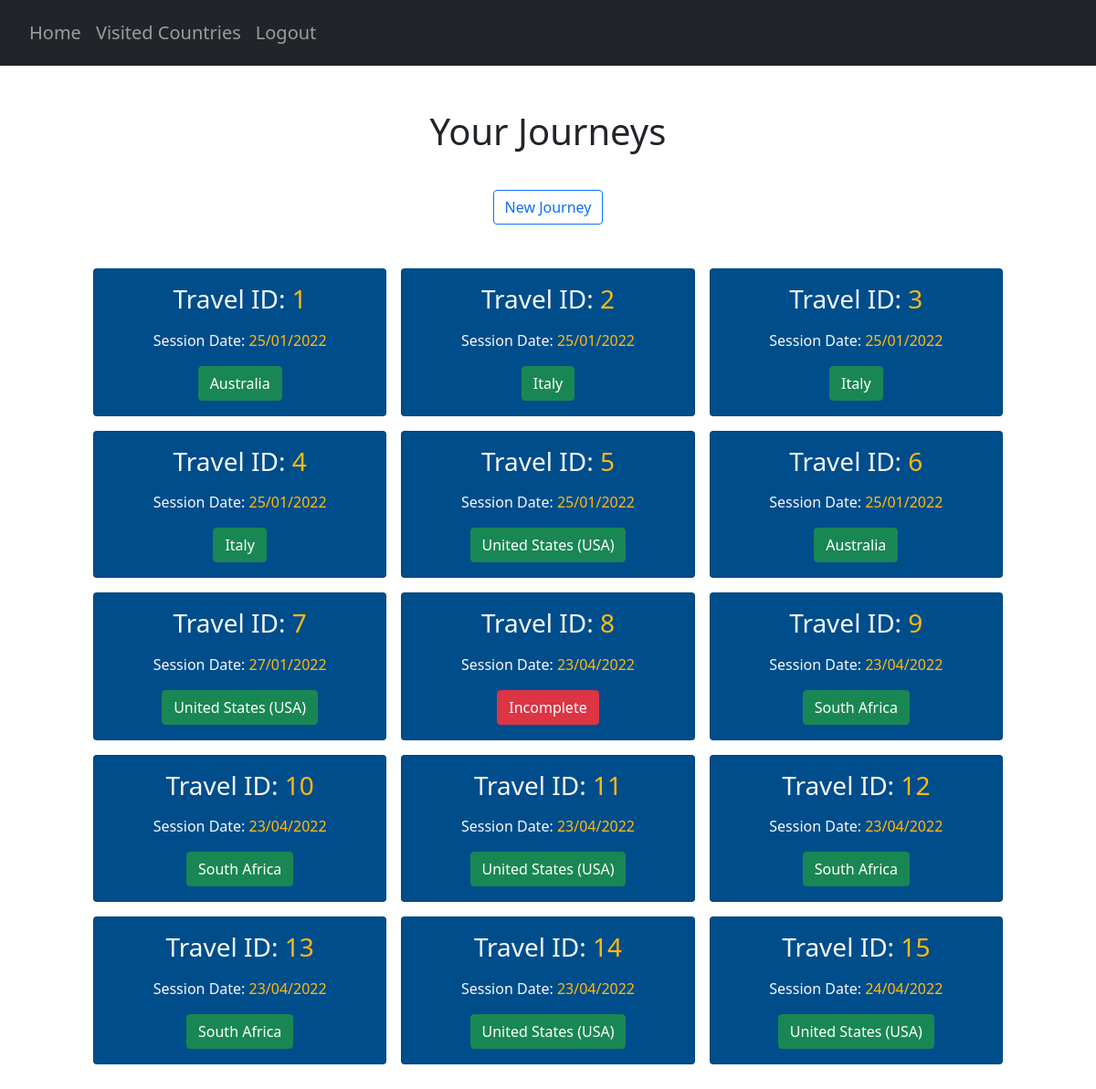
/journeys (signed in), run on the app's committed database.
### website/models.py (models this page shows)
class Country(db.Model):
    country_code = db.Column(db.String(3), primary_key=True)
    country_name = db.Column(db.String(150), unique=True)

### website/views.py (the view)
@views.route("/journeys", methods=["GET"])
@login_required
def journey():
    countries = Country.query.all()
    AllCountries = {}
    for country in countries:
        AllCountries[country.country_code] = country.country_name
    x = select(UserTravelScore)\
            .where(UserTravelScore.user_id == current_user.id)
    result = db.session.connection().execute(x)
    result = result.fetchall()
    travel_sessions = []
    for travel in result:
        num_country_scores = 0
        travelID = travel[1]
        dateAdded = travel[2]
        dateString = dateAdded.strftime("%d/%m/%Y")
        countries_X = select(UserCountryScore)\
            .where(UserCountryScore.user_id == current_user.id, UserCountryScore.travel_id == travelID)
        result_countries = db.session.connection().execute(countries_X)
        result_travels = result_countries.fetchall()
        if result_travels == []:
            travel_sessions.append((travelID, dateString, {'Status': 'Incomplete'}))
        else:
            for country_score in result_travels:
                num_country_scores += 1
            if num_country_scores == 197:
                country_scores_x = select(UserCountryScore)\
                    .where(UserCountryScore.user_id == current_user.id, UserCountryScore.travel_id == travelID)\
                    .order_by(UserCountryScore.total_score.desc())
                result_best_countries = db.session.connection().execute(country_scores_x)
                result_all_countries = result_best_countries.fetchall()
                result_top_country = result_all_countries[0][2]
                country_codes_to_filter = []
                for result in result_all_countries:
                    country_codes_to_filter.append(result[2])
                filtered_country_codes = filterPrevCountries(country_codes_to_filter, travelID)
                top_filtered_country_code = filtered_country_codes[0]
                top_country_name = AllCountries[top_filtered_country_code]
                travel_sessions.append((travelID, dateString, {'Top Country': top_country_name}))
            else:
                print("Incomplete - possible server error")
                travel_sessions.append((travelID, dateString, {'Status': 'Incomplete'}))
    return render_template("journeys.html", user=current_user, journeys=travel_sessions)

### website/__init__.py (called while the page is built)
def create_app():
    app = Flask(__name__)
    app.config['SECRET_KEY'] = 'pog'
    app.config['SQLALCHEMY_DATABASE_URI'] = f'sqlite:///{DB_NAME}'
    db.init_app(app)
    from .views import views
    from .auth import auth
    app.register_blueprint(views, url_prefix='/')
    app.register_blueprint(auth, url_prefix='/')
    from .models import User, Country, UserCountry, Safety, Cost, CulturalValue, CovidRestrictions
    create_database(app)
    login_manager = LoginManager()
    login_manager.login_view = 'auth.login'
    login_manager.init_app(app)
    @login_manager.user_loader
    def load_user(id):
        return User.query.get(int(id))
    return app

### website/questionHandler.py (called while the page is built)
def doesUserWantThisCountry(countryCode):
    countries = UserCountry.query.all()
    users_countries = []
    for country in countries:
        if country.user_id == current_user.id:
            users_countries.append(country.country_code)
    for country in users_countries:
        if countryCode in users_countries:
            return True
        else:
            return False

def filterPrevCountries(codes, travelID):
    try:
        current_travel = UserTravelScore.query.get((current_user.id, travelID))
    except (sqlite3.IntegrityError, sqlalchemy.exc.IntegrityError) as e:
        print(e)
    prev_countries = getattr(current_travel, "prev_countries")
    if prev_countries == True:
        return codes
    else:
        suggestionsStream = filter(lambda x:not(doesUserWantThisCountry(x)), codes)
        suggestionsStream = list(suggestionsStream)
        return suggestionsStream

### website/templates/journeys.html (shortened to what this page needs)
{% extends "base.html" %} {% block title %}Journeys{% endblock %}
{% block content %}
<div class="container pt-5">
      <h1 align="center">Your Journeys</h1>
</div>
<div class="container pt-3" align="center">
    <button type="submit" class="btn btn-outline-primary mt-3 newJourney">New Journey</button>
</div>
<section class="p-5">
    <div class="container">
        <div class="row text-center g-3">
            {% for travel in journeys %}
            {% for journeyS, journeyT in travel[2].items() %}
            <div class="col-4">
                <div class="card cardTravel text-light">
                    <div class="card-body text-center">
                        <h3 class="card-title mb-3">
                            Travel ID: <span style="color:#ffbb11">{{ travel[0] }}</span>
                        </h3>
                        <p class="card-text">
                            Session Date: <span style="color:#ffbb11">{{ travel[1] }}</span>
                        </p>
                        {% if journeyT == "Incomplete" %}
                        <button class="btn btn-danger travel" id="{{ travel[0] }}">Incomplete</button>
                        {% else %}
                        <button class="btn btn-success travel" id="{{ travel[0] }}">{{ journeyT }}</button>
                        {% endif %}
                    </div>
                </div>
            </div>
            {% endfor %}
            {% endfor %}
        </div>
    </div>
</section>
{% endblock %}

### website/static/extra.css (style rules this page uses)
.cardTravel { background-color: #004d8c; }

### data on the page
Country: travel "1", travel "25/01/2022", country_name "Australia", travel "6"
Country: travel "2", travel "25/01/2022", country_name "Italy", travel "3", travel "4"
Country: travel "5", travel "25/01/2022", country_name "United States (USA)", travel "7", travel "27/01/2022", travel "11", travel "23/04/2022", travel "14", travel "15", travel "24/04/2022"
Country: travel "9", travel "23/04/2022", country_name "South Africa", travel "10", travel "12", travel "13"

### other printed values
{{ travel[0] }} "8"
{{ travel[1] }} "23/04/2022"
